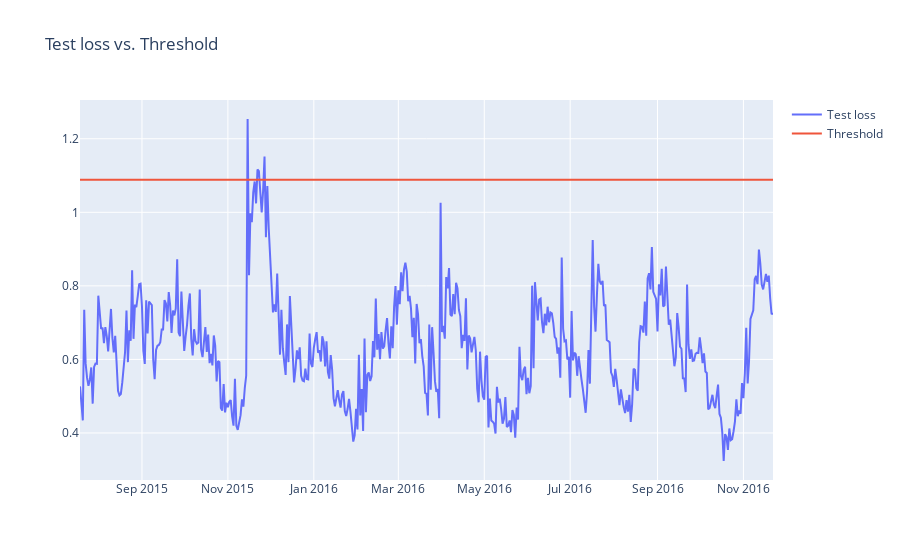

The notebook cell this image was saved under:
### Code cell
test_score_df = pd.DataFrame(test[TIME_STEPS:])
test_score_df['loss'] = test_mae_loss
test_score_df['threshold'] = threshold
test_score_df['anomaly'] = test_score_df['loss'] > test_score_df['threshold']
test_score_df['up_votes'] = test[TIME_STEPS:]['up_votes']

import plotly.graph_objects as go

fig = go.Figure()
fig.add_trace(go.Scatter(x=test_score_df['date_created'], y=test_score_df['loss'], name='Test loss'))
fig.add_trace(go.Scatter(x=test_score_df['date_created'], y=test_score_df['threshold'], name='Threshold'))
fig.update_layout(showlegend=True, title='Test loss vs. Threshold')
fig.show()

fig.write_image('LSTM-TestLoss-vs-Threshold.png');

### Figure 1 — Plotly figure (JSON) as saved in the notebook; plotly's stock layout.template omitted (floating-point values rounded to 4 significant figures; data arrays with more than 128 entries replaced by an {"elided": "..."} marker saying what was removed)
{"data": [{"name": "Test loss", "type": "scatter", "x": {"elided": "493 str values"}, "y": {"elided": "493 float values"}}, {"name": "Threshold", "type": "scatter", "x": {"elided": "493 str values"}, "y": {"elided": "493 float values"}}], "layout": {"showlegend": true, "title": {"text": "Test loss vs. Threshold"}}}
